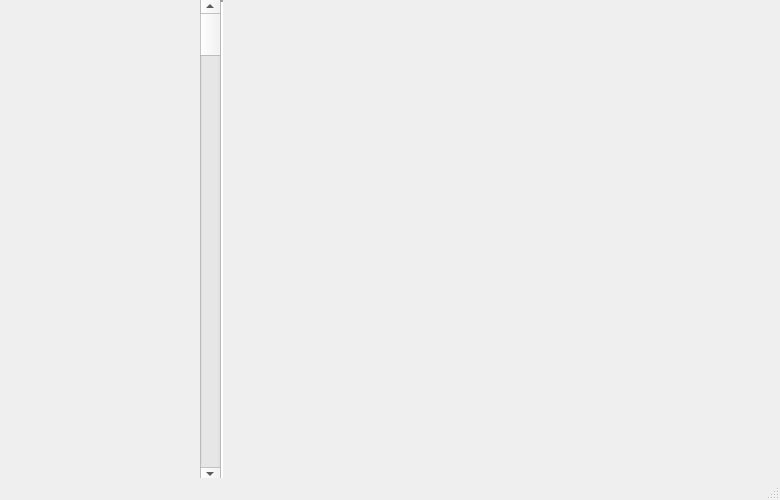
<?xml version="1.0" encoding="UTF-8"?>
<ui version="4.0">
 <class>Afropony</class>
 <widget class="QMainWindow" name="Afropony">
  <property name="geometry">
   <rect>
    <x>0</x>
    <y>0</y>
    <width>780</width>
    <height>500</height>
   </rect>
  </property>
  <property name="minimumSize">
   <size>
    <width>780</width>
    <height>500</height>
   </size>
  </property>
  <property name="maximumSize">
   <size>
    <width>780</width>
    <height>500</height>
   </size>
  </property>
  <property name="windowTitle">
   <string>Afropony</string>
  </property>
  <property name="windowIcon">
   <iconset>
    <normaloff>images/Icon.ico</normaloff>images/Icon.ico</iconset>
  </property>
  <widget class="QWidget" name="centralwidget">
   <widget class="QLabel" name="label">
    <property name="geometry">
     <rect>
      <x>-40</x>
      <y>-110</y>
      <width>881</width>
      <height>601</height>
     </rect>
    </property>
    <property name="text">
     <string/>
    </property>
    <property name="pixmap">
     <pixmap>images/Watch_Dogs - Dedsec Street Art by Patrick Desgreniers, Sidonie Weber, Mathieu Leduc.jpg</pixmap>
    </property>
   </widget>
   <widget class="Line" name="line">
    <property name="geometry">
     <rect>
      <x>0</x>
      <y>-10</y>
      <width>221</width>
      <height>21</height>
     </rect>
    </property>
    <property name="lineWidth">
     <number>2</number>
    </property>
    <property name="midLineWidth">
     <number>1</number>
    </property>
    <property name="orientation">
     <enum>Qt::Horizontal</enum>
    </property>
   </widget>
   <widget class="Line" name="line_2">
    <property name="geometry">
     <rect>
      <x>110</x>
      <y>0</y>
      <width>221</width>
      <height>481</height>
     </rect>
    </property>
    <property name="lineWidth">
     <number>2</number>
    </property>
    <property name="midLineWidth">
     <number>1</number>
    </property>
    <property name="orientation">
     <enum>Qt::Vertical</enum>
    </property>
   </widget>
   <widget class="QLabel" name="label_2">
    <property name="geometry">
     <rect>
      <x>-10</x>
      <y>0</y>
      <width>231</width>
      <height>491</height>
     </rect>
    </property>
    <property name="text">
     <string/>
    </property>
    <property name="pixmap">
     <pixmap>images/Loading.gif</pixmap>
    </property>
   </widget>
   <widget class="QScrollArea" name="scrollArea">
    <property name="geometry">
     <rect>
      <x>0</x>
      <y>0</y>
      <width>220</width>
      <height>481</height>
     </rect>
    </property>
    <property name="maximumSize">
     <size>
      <width>220</width>
      <height>16777215</height>
     </size>
    </property>
    <property name="frameShape">
     <enum>QFrame::NoFrame</enum>
    </property>
    <property name="widgetResizable">
     <bool>true</bool>
    </property>
    <property name="alignment">
     <set>Qt::AlignCenter</set>
    </property>
    <widget class="QWidget" name="scrollAreaWidgetContents">
     <property name="geometry">
      <rect>
       <x>0</x>
       <y>0</y>
       <width>220</width>
       <height>481</height>
      </rect>
     </property>
     <widget class="QScrollBar" name="verticalScrollBar">
      <property name="geometry">
       <rect>
        <x>200</x>
        <y>0</y>
        <width>20</width>
        <height>481</height>
       </rect>
      </property>
      <property name="orientation">
       <enum>Qt::Vertical</enum>
      </property>
     </widget>
    </widget>
   </widget>
  </widget>
  <widget class="QMenuBar" name="menubar">
   <property name="geometry">
    <rect>
     <x>0</x>
     <y>0</y>
     <width>780</width>
     <height>21</height>
    </rect>
   </property>
  </widget>
  <widget class="QStatusBar" name="statusbar"/>
 </widget>
 <resources/>
 <connections/>
</ui>
